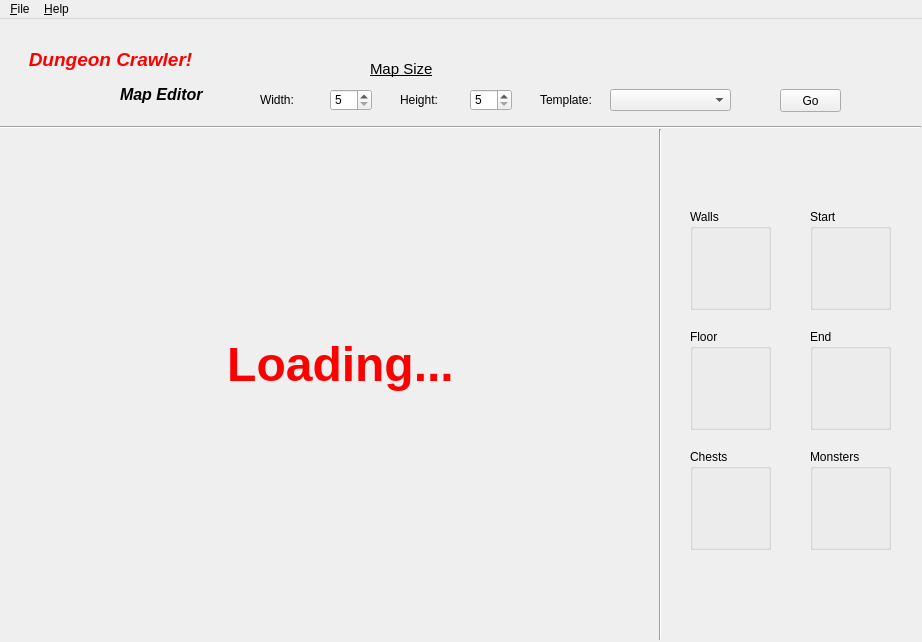
<?xml version="1.0" encoding="UTF-8"?>
<ui version="4.0">
 <class>MapCreator</class>
 <widget class="QMainWindow" name="MapCreator">
  <property name="geometry">
   <rect>
    <x>0</x>
    <y>0</y>
    <width>922</width>
    <height>642</height>
   </rect>
  </property>
  <property name="windowTitle">
   <string>Map Creator</string>
  </property>
  <property name="toolTip">
   <string/>
  </property>
  <widget class="QWidget" name="centralwidget">
   <widget class="QPushButton" name="goButton">
    <property name="geometry">
     <rect>
      <x>780</x>
      <y>70</y>
      <width>61</width>
      <height>23</height>
     </rect>
    </property>
    <property name="text">
     <string>Go</string>
    </property>
   </widget>
   <widget class="QLabel" name="widthLabel">
    <property name="geometry">
     <rect>
      <x>260</x>
      <y>70</y>
      <width>46</width>
      <height>21</height>
     </rect>
    </property>
    <property name="text">
     <string>Width:</string>
    </property>
   </widget>
   <widget class="QLabel" name="heightLabel">
    <property name="geometry">
     <rect>
      <x>400</x>
      <y>70</y>
      <width>46</width>
      <height>21</height>
     </rect>
    </property>
    <property name="text">
     <string>Height:</string>
    </property>
   </widget>
   <widget class="Line" name="line">
    <property name="geometry">
     <rect>
      <x>0</x>
      <y>100</y>
      <width>921</width>
      <height>16</height>
     </rect>
    </property>
    <property name="orientation">
     <enum>Qt::Horizontal</enum>
    </property>
   </widget>
   <widget class="QLabel" name="sizeLabel">
    <property name="geometry">
     <rect>
      <x>370</x>
      <y>40</y>
      <width>71</width>
      <height>21</height>
     </rect>
    </property>
    <property name="text">
     <string>&lt;html&gt;&lt;head/&gt;&lt;body&gt;&lt;p&gt;&lt;span style=&quot; font-size:11pt; text-decoration: underline;&quot;&gt;Map Size&lt;/span&gt;&lt;/p&gt;&lt;/body&gt;&lt;/html&gt;</string>
    </property>
   </widget>
   <widget class="QWidget" name="gridLayoutWidget">
    <property name="geometry">
     <rect>
      <x>20</x>
      <y>130</y>
      <width>621</width>
      <height>471</height>
     </rect>
    </property>
    <layout class="QGridLayout" name="gridLayout"/>
   </widget>
   <widget class="QSpinBox" name="wValue">
    <property name="geometry">
     <rect>
      <x>330</x>
      <y>70</y>
      <width>42</width>
      <height>22</height>
     </rect>
    </property>
    <property name="toolTip">
     <string>Min = 5, Max = 30</string>
    </property>
    <property name="minimum">
     <number>5</number>
    </property>
    <property name="maximum">
     <number>30</number>
    </property>
    <property name="value">
     <number>5</number>
    </property>
   </widget>
   <widget class="QSpinBox" name="hValue">
    <property name="geometry">
     <rect>
      <x>470</x>
      <y>70</y>
      <width>42</width>
      <height>22</height>
     </rect>
    </property>
    <property name="toolTip">
     <string>Min = 5, Max = 30</string>
    </property>
    <property name="minimum">
     <number>5</number>
    </property>
    <property name="maximum">
     <number>30</number>
    </property>
    <property name="value">
     <number>5</number>
    </property>
   </widget>
   <widget class="Line" name="line_2">
    <property name="geometry">
     <rect>
      <x>650</x>
      <y>110</y>
      <width>20</width>
      <height>511</height>
     </rect>
    </property>
    <property name="orientation">
     <enum>Qt::Vertical</enum>
    </property>
   </widget>
   <widget class="QGroupBox" name="wallGroup">
    <property name="geometry">
     <rect>
      <x>690</x>
      <y>190</y>
      <width>81</width>
      <height>101</height>
     </rect>
    </property>
    <property name="title">
     <string>Walls</string>
    </property>
    <widget class="ClickLabel" name="wallImage">
     <property name="geometry">
      <rect>
       <x>10</x>
       <y>20</y>
       <width>64</width>
       <height>64</height>
      </rect>
     </property>
     <property name="text">
      <string/>
     </property>
     <property name="pixmap">
      <pixmap resource="images.qrc">:/images/wall.png</pixmap>
     </property>
    </widget>
   </widget>
   <widget class="QGroupBox" name="startGroup">
    <property name="geometry">
     <rect>
      <x>810</x>
      <y>190</y>
      <width>81</width>
      <height>101</height>
     </rect>
    </property>
    <property name="title">
     <string>Start</string>
    </property>
    <widget class="ClickLabel" name="startImage">
     <property name="geometry">
      <rect>
       <x>10</x>
       <y>20</y>
       <width>64</width>
       <height>64</height>
      </rect>
     </property>
     <property name="text">
      <string/>
     </property>
     <property name="pixmap">
      <pixmap resource="images.qrc">:/images/startdoor.png</pixmap>
     </property>
    </widget>
   </widget>
   <widget class="QGroupBox" name="endGroup">
    <property name="geometry">
     <rect>
      <x>810</x>
      <y>310</y>
      <width>81</width>
      <height>101</height>
     </rect>
    </property>
    <property name="title">
     <string>End</string>
    </property>
    <widget class="ClickLabel" name="endImage">
     <property name="geometry">
      <rect>
       <x>10</x>
       <y>20</y>
       <width>64</width>
       <height>64</height>
      </rect>
     </property>
     <property name="text">
      <string/>
     </property>
     <property name="pixmap">
      <pixmap resource="images.qrc">:/images/enddoor.png</pixmap>
     </property>
    </widget>
   </widget>
   <widget class="QGroupBox" name="chestGroup">
    <property name="geometry">
     <rect>
      <x>690</x>
      <y>430</y>
      <width>81</width>
      <height>101</height>
     </rect>
    </property>
    <property name="title">
     <string>Chests</string>
    </property>
    <widget class="ClickLabel" name="chestImage">
     <property name="geometry">
      <rect>
       <x>10</x>
       <y>20</y>
       <width>64</width>
       <height>64</height>
      </rect>
     </property>
     <property name="text">
      <string/>
     </property>
     <property name="pixmap">
      <pixmap resource="images.qrc">:/images/chest.png</pixmap>
     </property>
    </widget>
   </widget>
   <widget class="QGroupBox" name="monsterGroup">
    <property name="geometry">
     <rect>
      <x>810</x>
      <y>430</y>
      <width>81</width>
      <height>101</height>
     </rect>
    </property>
    <property name="title">
     <string>Monsters</string>
    </property>
    <widget class="ClickLabel" name="ratImage">
     <property name="geometry">
      <rect>
       <x>10</x>
       <y>20</y>
       <width>64</width>
       <height>64</height>
      </rect>
     </property>
     <property name="text">
      <string/>
     </property>
     <property name="pixmap">
      <pixmap resource="images.qrc">:/images/rat.png</pixmap>
     </property>
    </widget>
   </widget>
   <widget class="QGroupBox" name="emptyGroup">
    <property name="geometry">
     <rect>
      <x>690</x>
      <y>310</y>
      <width>81</width>
      <height>101</height>
     </rect>
    </property>
    <property name="title">
     <string>Floor</string>
    </property>
    <widget class="ClickLabel" name="emptyImage">
     <property name="geometry">
      <rect>
       <x>10</x>
       <y>20</y>
       <width>64</width>
       <height>64</height>
      </rect>
     </property>
     <property name="text">
      <string/>
     </property>
     <property name="pixmap">
      <pixmap resource="images.qrc">:/images/mud.png</pixmap>
     </property>
    </widget>
   </widget>
   <widget class="QLabel" name="mapText">
    <property name="geometry">
     <rect>
      <x>120</x>
      <y>60</y>
      <width>111</width>
      <height>31</height>
     </rect>
    </property>
    <property name="text">
     <string>&lt;html&gt;&lt;head/&gt;&lt;body&gt;&lt;p&gt;&lt;span style=&quot; font-size:12pt; font-weight:600; font-style:italic;&quot;&gt;Map Editor&lt;/span&gt;&lt;/p&gt;&lt;/body&gt;&lt;/html&gt;</string>
    </property>
   </widget>
   <widget class="QLabel" name="titleText">
    <property name="geometry">
     <rect>
      <x>0</x>
      <y>10</y>
      <width>221</width>
      <height>61</height>
     </rect>
    </property>
    <property name="text">
     <string>&lt;html&gt;&lt;head/&gt;&lt;body&gt;&lt;p align=&quot;center&quot;&gt;&lt;span style=&quot; font-size:14pt; font-weight:600; font-style:italic; color:#ff0000;&quot;&gt;Dungeon Crawler!&lt;/span&gt;&lt;/p&gt;&lt;/body&gt;&lt;/html&gt;</string>
    </property>
   </widget>
   <widget class="QLabel" name="loadingLabel">
    <property name="geometry">
     <rect>
      <x>-10</x>
      <y>290</y>
      <width>701</width>
      <height>111</height>
     </rect>
    </property>
    <property name="text">
     <string>&lt;html&gt;&lt;head/&gt;&lt;body&gt;&lt;p align=&quot;center&quot;&gt;&lt;span style=&quot; font-size:36pt; font-weight:600; color:#ff0000;&quot;&gt;Loading...&lt;/span&gt;&lt;/p&gt;&lt;/body&gt;&lt;/html&gt;</string>
    </property>
   </widget>
   <widget class="QComboBox" name="templateCombo">
    <property name="geometry">
     <rect>
      <x>610</x>
      <y>70</y>
      <width>121</width>
      <height>22</height>
     </rect>
    </property>
    <property name="toolTip">
     <string>Choose a template...</string>
    </property>
   </widget>
   <widget class="QLabel" name="templateLabel">
    <property name="geometry">
     <rect>
      <x>540</x>
      <y>70</y>
      <width>61</width>
      <height>21</height>
     </rect>
    </property>
    <property name="text">
     <string>Template:</string>
    </property>
   </widget>
  </widget>
  <widget class="QMenuBar" name="menubar">
   <property name="geometry">
    <rect>
     <x>0</x>
     <y>0</y>
     <width>922</width>
     <height>21</height>
    </rect>
   </property>
   <widget class="QMenu" name="menu_File">
    <property name="title">
     <string>&amp;File</string>
    </property>
    <addaction name="action_New"/>
    <addaction name="separator"/>
    <addaction name="action_Open"/>
    <addaction name="action_Save"/>
    <addaction name="separator"/>
    <addaction name="actionE_xit"/>
   </widget>
   <widget class="QMenu" name="menu_Help">
    <property name="title">
     <string>&amp;Help</string>
    </property>
    <addaction name="action_Help"/>
    <addaction name="action_About"/>
   </widget>
   <addaction name="menu_File"/>
   <addaction name="menu_Help"/>
  </widget>
  <action name="action_New">
   <property name="text">
    <string>&amp;New</string>
   </property>
   <property name="shortcut">
    <string>Ctrl+N</string>
   </property>
  </action>
  <action name="action_Save">
   <property name="text">
    <string>&amp;Save</string>
   </property>
   <property name="shortcut">
    <string>Ctrl+S</string>
   </property>
  </action>
  <action name="action_Open">
   <property name="text">
    <string>&amp;Open</string>
   </property>
   <property name="shortcut">
    <string>Ctrl+O</string>
   </property>
  </action>
  <action name="actionE_xit">
   <property name="text">
    <string>E&amp;xit</string>
   </property>
   <property name="shortcut">
    <string>Ctrl+Q</string>
   </property>
  </action>
  <action name="action_Help">
   <property name="text">
    <string>&amp;Help Dialog</string>
   </property>
   <property name="shortcut">
    <string>F1</string>
   </property>
  </action>
  <action name="action_About">
   <property name="text">
    <string>&amp;About</string>
   </property>
  </action>
 </widget>
 <customwidgets>
  <customwidget>
   <class>ClickLabel</class>
   <extends>QLabel</extends>
   <header>clicklabel.h</header>
  </customwidget>
 </customwidgets>
 <tabstops>
  <tabstop>goButton</tabstop>
 </tabstops>
 <resources>
  <include location="images.qrc"/>
 </resources>
 <connections/>
</ui>
